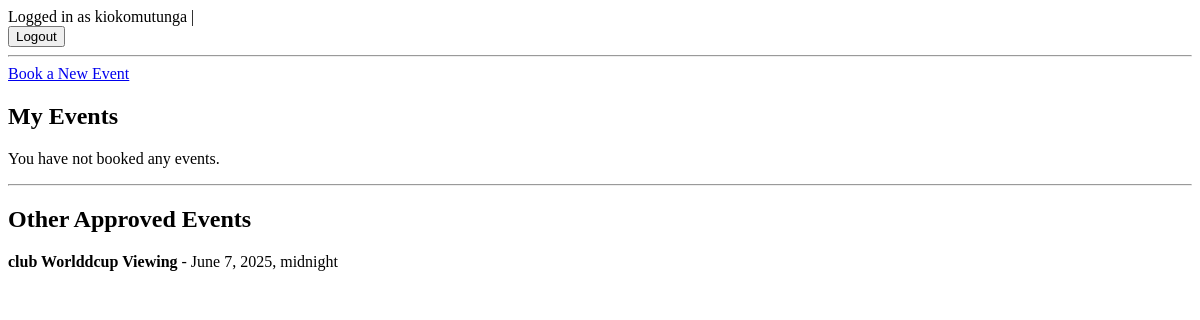
The app's page /user/dashboard/ (signed in), older data.
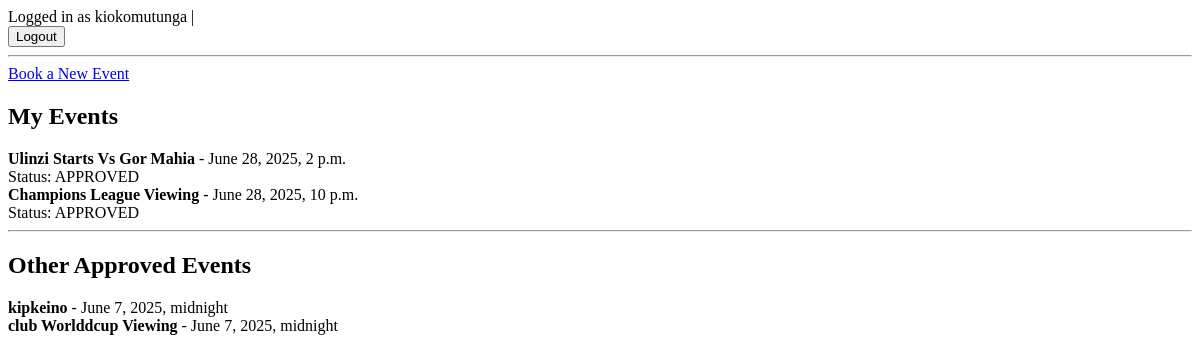
The same page, newer data.
### bookings/models.py (models this page shows, shortened)
class Event(models.Model):
    STATUS_CHOICES = [
        ('PENDING','pending'),
        ('APPROVED','Approved'),
        ('REJECTED','Rejected'),
    ]
    name = models.CharField(max_length=100)
    description = models.TextField()
    date = models.DateTimeField()
    created_by = models.ForeignKey(settings.AUTH_USER_MODEL, on_delete=models.CASCADE)
    status = models.CharField(max_length=10,choices=STATUS_CHOICES, default='PENDING')
    rejection_reason = models.TextField(blank=True, null=True)
    updated_at = models.DateTimeField(auto_now=True)

### bookings/views.py (the view)
# urls.py: path('user/dashboard/', views.user_dashboard, name='user_dashboard'),
@login_required
def user_dashboard(request):
    user_events = Event.objects.filter(created_by=request.user)
    public_events = Event.objects.filter(status='APPROVED').exclude(created_by=request.user)
    return render(request, 'bookings/user_dashboard.html', {
        'user_events': user_events,
        'public_events': public_events
    })

### templates/bookings/user_dashboard.html (shortened to what this page needs)
{% extends 'base.html' %}
{% block content %}
<a href="{% url 'book_event' %}" class="btn btn-primary">Book a New Event</a>
<h2>My Events</h2>
{% for event in user_events %}
    <div>
        <strong>{{ event.name }}</strong> - {{ event.date }}<br>
        Status: {{ event.status }}
    </div>
{% empty %}
    <p>You have not booked any events.</p>
{% endfor %}
<hr>
<h2>Other Approved Events</h2>
{% for event in public_events %}
    <div>
        <strong>{{ event.name }}</strong> - {{ event.date }}
    </div>
{% empty %}
    <p>No other approved events available.</p>
{% endfor %}
{% endblock %}

Row changes from the older to the newer data that the page shows:
added Event: name "Ulinzi Starts Vs Gor Mahia", date "June 28, 2025, 2 p.m.", status "APPROVED", shown under "My Events"
added Event: name "Champions League Viewing", date "June 28, 2025, 10 p.m.", status "APPROVED", shown under "My Events"
now on this page (row edited): Event: name "kipkeino", date "June 7, 2025, midnight", shown under "Other Approved Events"
Text that changed along with them:
text no longer shown: "You have not booked any events."
